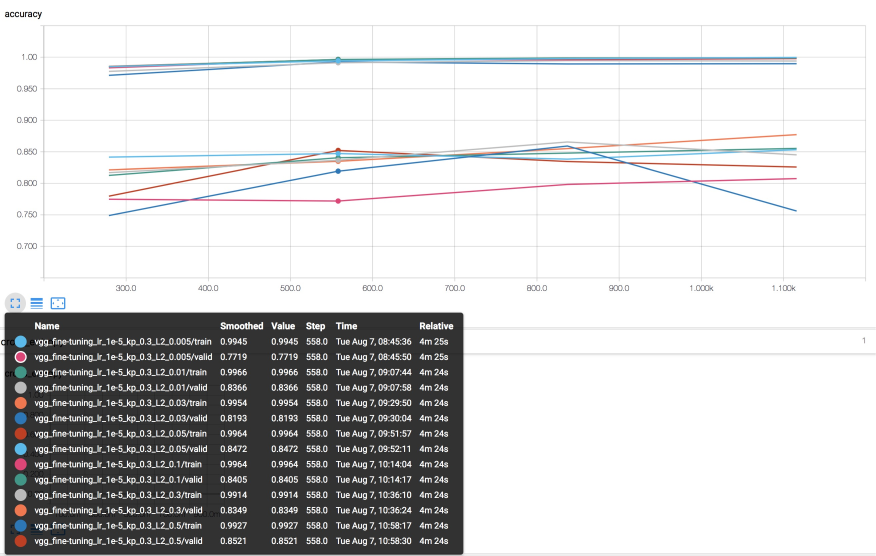
#> input picture report/img/acc_L2.jpg, 2626 x 1666 px, given in place of img_44733.jpg, which was not available (shown at 1/3 size)
$ jupyter execute --allow-errors distraction-detection.ipynb   (shell and % lines are left out)
#> lines starting #> are read from the running program, lines starting #| are printed output that depends on the picture; pictures that were not available may be replaced by others from this repository, and a replacement may not be noted
[cell 1]
# 导入常用库
import numpy as np
import tensorflow as tf
import keras
import cv2
import pandas as pd
import sklearn
import tensorflow.contrib.slim as slim
import tensorflow.contrib.slim.nets

# import h5py

import pickle
import time
import random

import matplotlib.pyplot as plt

[cell 2]
from PIL import Image, ImageEnhance

csv = pd.read_csv('./driver_imgs_list.csv')
#> (reads driver_imgs_list.csv from the repository)
csv['img'] = './imgs/train/' + csv['classname'] + '/' + csv['img']
filename = csv.iloc[0,2]

img = Image.open(filename)
#> img is the input picture: PIL image 2626x1666 RGB; mean R, G, B 210.3, 210.3, 210.7
plt.figure(1)
plt.imshow(np.asarray(img))
img = ImageEnhance.Contrast(img).enhance(2)
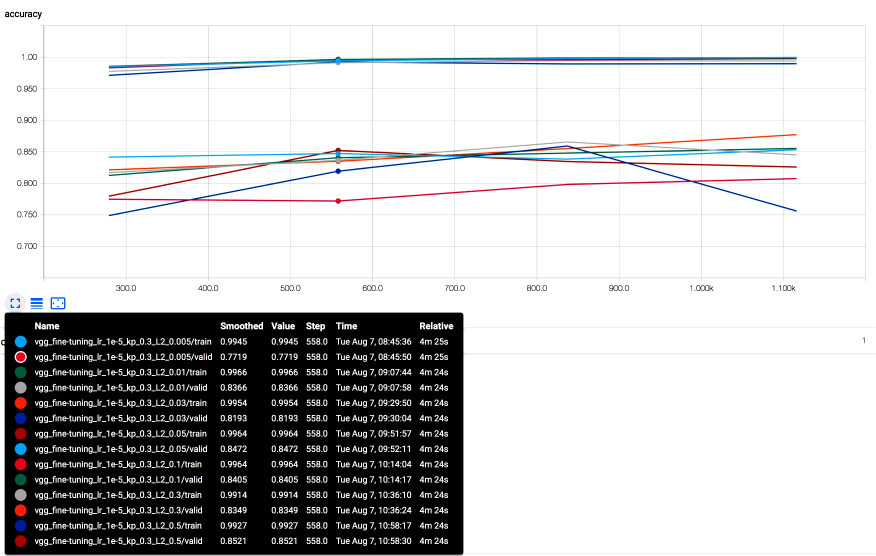
#> img: PIL image 2626x1666 RGB (shown at 1/3 size); mean R, G, B 199.4, 199.3, 200
plt.figure(2)
plt.imshow(np.asarray(img))
img = ImageEnhance.Brightness(img).enhance(0.5)
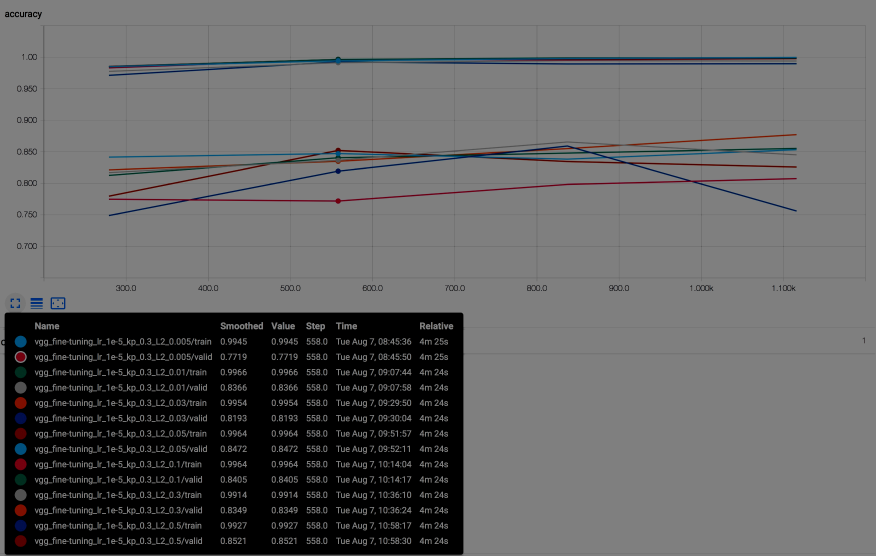
#> img: PIL image 2626x1666 RGB (shown at 1/3 size); mean R, G, B 99.3, 99.3, 99.6
plt.figure(3)
plt.imshow(np.asarray(img))
img = img.rotate(10)
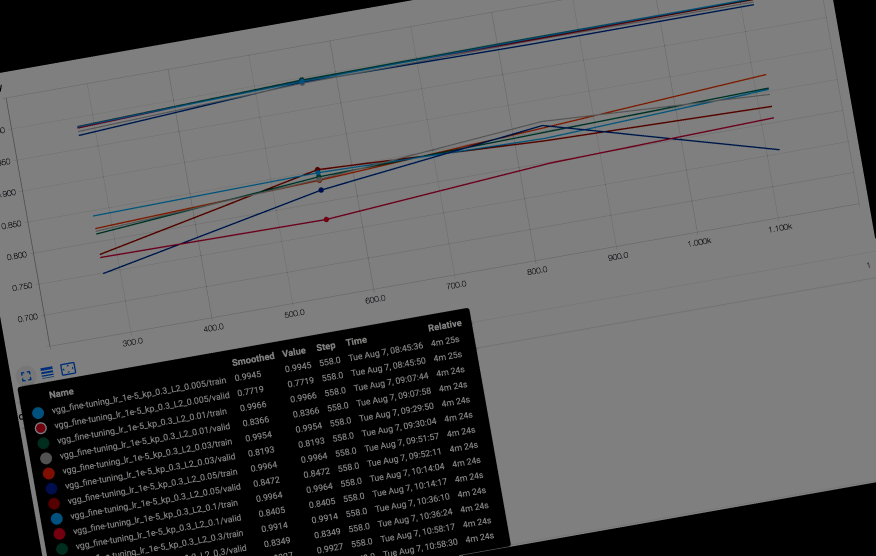
#> img: PIL image 2626x1666 RGB (shown at 1/3 size); mean R, G, B 92.2, 92.2, 92.6
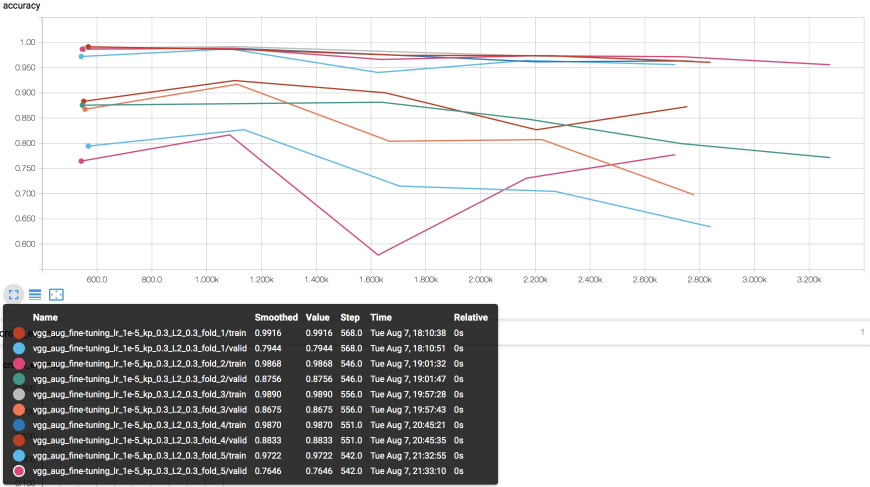
#> input picture report/img/acc_aug_vgg_fine-tuning_lr_1e-5_kp_0.3_L2_0.3_cv.jpg, 2609 x 1459 px, given in place of img_89173.jpg, which was not available (shown at 1/3 size)
#> further down, mix_img is the input picture: PIL image 2609x1459 RGB; mean R, G, B 213.1, 212.4, 212.6
#> `combined_img = Image.new('RGB', (width, height))`: combined_img: PIL image 2626x1666 RGB; every value is 0
#> `combined_img.paste(mix_img.crop((0,0,240,height)), (0,0))`:
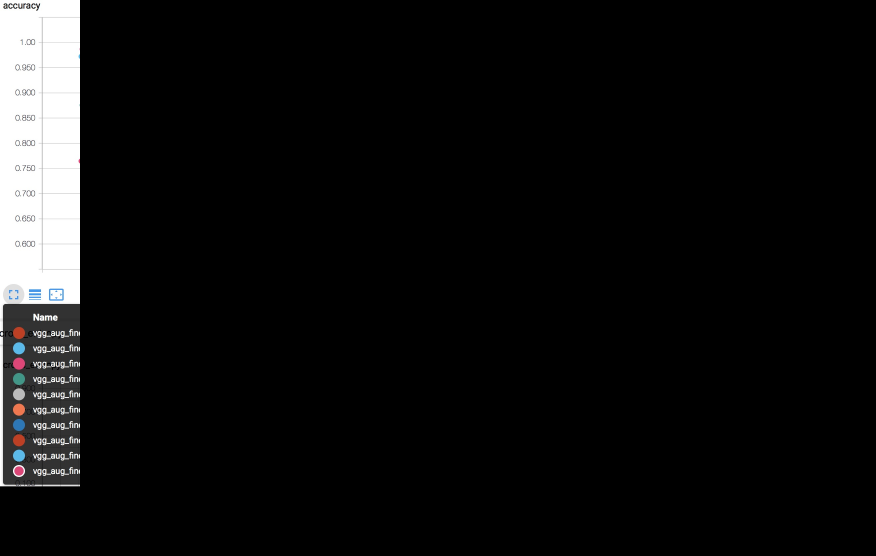
#> combined_img: PIL image 2626x1666 RGB (shown at 1/3 size); mean R, G, B 15, 14.9, 15
#> `combined_img.paste(raw_img.crop((240,0,width,height)), (240,0))`:
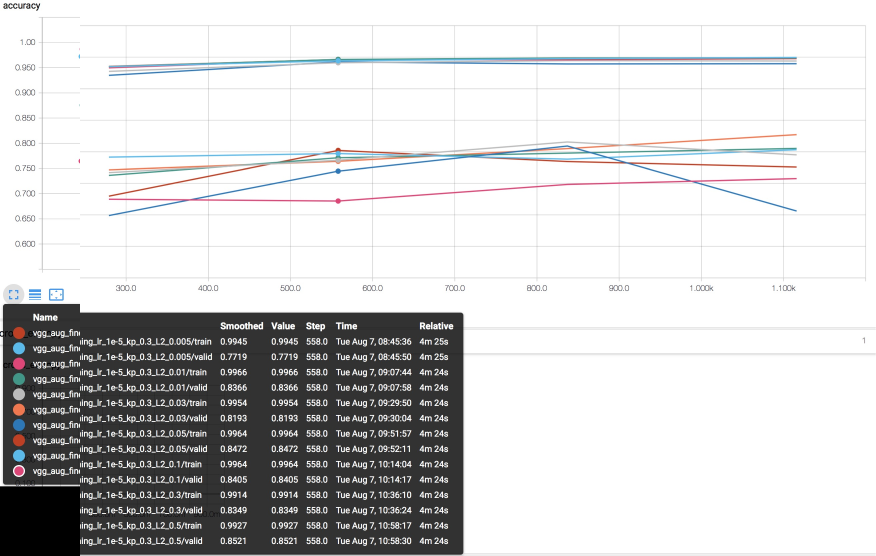
#> combined_img: PIL image 2626x1666 RGB (shown at 1/3 size); mean R, G, B 208.9, 209, 209.4
plt.figure(4)
plt.imshow(np.asarray(img))

[cell 3]
# data augmentation
# contrast, brightness, rotation, random patch
csv = pd.read_csv('./driver_imgs_list.csv')
csv['img'] = './imgs/train/' + csv['classname'] + '/' + csv['img']

from PIL import Image, ImageEnhance, ImageDraw
from multiprocessing import Pool
import random

# [50 lines of commented-out code are left out]


raw_len = len(csv)
new_csv = csv.copy() # also use raw data
#> (the rest of this cell did not finish here and is left out)

[cell 4]
# 数据文件处理
# 将所有img放到一个文件夹中，便于driver_imgs_list进行索引
# # 使用data augmentation，加载driver_imgs_list_aug.csv
# csv = pd.read_csv('./driver_imgs_list_aug.csv')
# 不使用data augmentation，加载driver_imgs_list.csv，并添加路径前缀
csv = pd.read_csv('./driver_imgs_list.csv')
# csv['img'] = './imgs/train/' + csv['classname'] + '/' + csv['img']
print(csv.head())

# 统计训练集总数
raw_train_num = csv.shape[0]
print('原始训练集样本数为：'+ str(raw_train_num))
# 统计司机人数
subject_num = csv['subject'].nunique()
print('原始训练集司机人数为：'+str(subject_num))
subject_list = list(csv['subject'].unique())
# 统计行为类别
class_num = csv['classname'].nunique()
print('原始训练集行为类别数为：'+ str(class_num))
# 原始训练集按司机分布
plt.figure(1)
subject_hist = csv['subject'].value_counts().sort_index()
subject_hist.plot(kind='bar')
# 原始训练集按行为分布
plt.figure(2)
class_hist = csv['classname'].value_counts().sort_index()
class_hist.plot(kind='bar')
# 考察每个驾驶员的行为分类，判断按驾驶员划分验证集会不会类别不平衡
plt.figure(3,figsize=(10,50))
for i in range(subject_num):
    plt.subplot(subject_num/2,2, i+1)
    class_hist = csv[csv['subject']==subject_list[i]]['classname'].value_counts().sort_index()
    class_hist.plot(kind='bar')
    plt.title(subject_list[i])

# p051类别不均衡，正常驾驶的数据太多，丢弃部分
csv.drop(csv.query("subject == 'p051' and classname == 'c0'").sample(75,random_state=1).index).reset_index(drop=True)
# p072数据量较小，且类别十分不均衡，直接丢弃
csv = csv.drop(csv.query("subject == 'p072'").index).reset_index(drop=True)

# 随机可视化图像
import random
sample = csv.sample(random_state=100)
print(sample)
img = cv2.imread(sample.iloc[0,2])
#> img: shape (1459, 2609, 3)
print(img.shape)
#| (1459, 2609, 3)
img = img[:,:,::-1]
plt.figure(4)
plt.imshow(img)
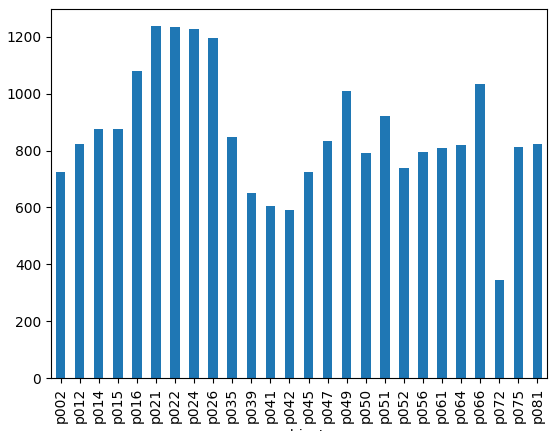
#> figure drawn by matplotlib, 1 panel; tallest bar 1237 high, from x = 4.75 to 5.25
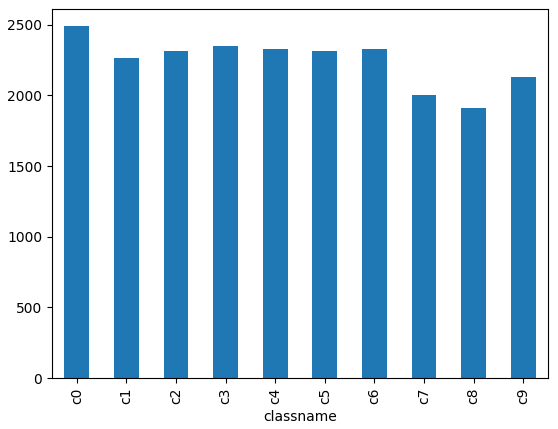
#> figure drawn by matplotlib, 1 panel; tallest bar 2489 high, from x = -0.25 to 0.25
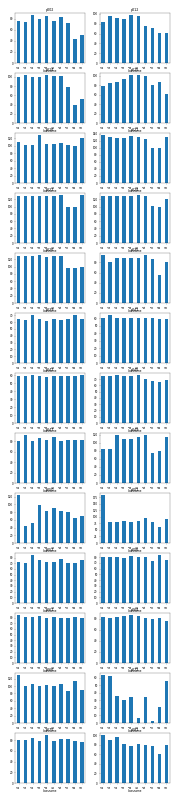
#> figure drawn by matplotlib, 26 panels; panel 1: tallest bar 86 high, from x = 1.75 to 2.25; panel 2: tallest bar 97 high, from x = 3.75 to 4.25; panel 5: tallest bar 128 high, from x = 2.75 to 3.25; panel 6: tallest bar 135 high, from x = -0.25 to 0.25

[cell 5]
# 拆分训练集、验证集，由于图像都是从视频中剪出，直接随机打乱不能构成独立同分布，验证集中的大部分图像都能从训练集中找到极为相似的
# 应该按驾驶员来划分，首先能够满足独立，其次驾驶员属性并不改变动作行为的样本分布
random.seed(1)
valid_subject = random.sample(subject_list,int(subject_num * 0.20)) # 大约选取20%作为验证集
print('作为验证集的驾驶员分类：')
# print(valid_subject)
valid_idx = csv['subject'].isin(valid_subject)
train = csv[~valid_idx]
valid = csv[valid_idx]
valid = valid[valid['img'].str.split('/').str[1] == 'imgs'] # valid不算random patch
print(len(train))
print(len(valid))

# shuffle
from sklearn.utils import shuffle
train = shuffle(train, random_state=1)
# print(train)
small_train = train.sample(2000,random_state=1) # 小训练集，便于检验pipeline
# print(small_train)
valid = shuffle(valid, random_state=1)

# 拆分样本和标签
# 大训练集
train_label = train['classname']
train_label = pd.get_dummies(train_label).values # one-hot encode
train_sample = train.drop(['subject', 'classname'], axis=1).values
train_sample = [img[0] for img in train_sample]
#> train_sample = 17747 items, first 6: './imgs/train/c4/img_93846.jpg', './imgs/train/c7/img_46539.jpg', './imgs/train/c0/img_87263.jpg', './imgs/train/c8/img_59923.jpg', './imgs/train/c5/img_11871.jpg', './imgs/train/c8/img_47117.jpg'
# 小训练集
small_train_label = small_train['classname']
small_train_label = pd.get_dummies(small_train_label).values # one-hot encode
small_train_sample = small_train.drop(['subject', 'classname'], axis=1).values
small_train_sample = [img[0] for img in small_train_sample]
#> small_train_sample = 2000 items, first 6: './imgs/train/c8/img_53748.jpg', './imgs/train/c9/img_21081.jpg', './imgs/train/c9/img_63627.jpg', './imgs/train/c8/img_6884.jpg', './imgs/train/c7/img_71887.jpg', './imgs/train/c6/img_95040.jpg'
#验证集
valid_label = valid['classname']
valid_label = pd.get_dummies(valid_label).values # one-hot encode
valid_sample = valid.drop(['subject', 'classname'], axis=1).values
valid_sample = [img[0] for img in valid_sample]
#> valid_sample = 4331 items, first 6: './imgs/train/c3/img_74516.jpg', './imgs/train/c4/img_64909.jpg', './imgs/train/c3/img_51623.jpg', './imgs/train/c6/img_57988.jpg', './imgs/train/c6/img_73347.jpg', './imgs/train/c3/img_101035.jpg'
# 测试集
import glob
test_sample = glob.glob('./imgs/test/*.jpg')
test_label_placeholder = np.zeros((len(test_sample), 10), dtype=np.uint8) # 无实际意义，占位符，便于iterator通用

# 总训练集
# dataset
total_train = csv
total_train = shuffle(total_train, random_state=1)
total_train_label = total_train['classname']
total_train_label = pd.get_dummies(total_train_label).values # one-hot encode
total_train_sample = total_train.drop(['subject', 'classname'], axis=1).values
total_train_sample = [img[0] for img in total_train_sample]
#> total_train_sample = 22078 items

[cell 6]
# 构建dataset
tf.reset_default_graph()
#> (this line was passed over: tensorflow is not available in this run)

# ImageNet训练集的mean
_R_MEAN = 123.68
_G_MEAN = 116.78
_B_MEAN = 103.94
_CHANNEL_MEANS = [_R_MEAN, _G_MEAN, _B_MEAN] # RGB mode

# 函数的功能时将filename对应的图片文件读进来，并缩放到统一的大小
def _parse_function(filename, label):
    image_string = tf.read_file(filename)
    image = tf.image.decode_jpeg(image_string,3) # RGB mode
    image = tf.image.resize_images(image, [224, 224])
    means = tf.expand_dims(tf.expand_dims(_CHANNEL_MEANS, 0), 0)
    image -= means # zero center，针对VGG
#     image = image / 255. # 归一化,针对基准神经网络
    return filename, image, label


# 此时dataset中的一个元素是(filename, label)
#> (the rest of this cell did not finish here and is left out)

#> (a cell that did not finish here is left out)

[cell 8]
# 训练基准神经网络
import time
#> (the rest of this cell did not finish here and is left out)

#> (a cell that did not finish here is left out)

[cell 10]
# fine-tune VGG
# train on train/valid split
import time
#> (the rest of this cell did not finish here and is left out)

[cell 11]
# search scale of L2 regularization

import time
import glob


# 加载driver_imgs_list.csv
csv = pd.read_csv('./driver_imgs_list.csv')

# p051类别不均衡，正常驾驶的数据太多，丢弃部分
csv.drop(csv.query("subject == 'p051' and classname == 'c0'").sample(75,random_state=1).index).reset_index(drop=True)
# p072数据量较小，且类别十分不均衡，直接丢弃
csv = csv.drop(csv.query("subject == 'p072'").index).reset_index(drop=True)

subject_list = list(csv['subject'].unique())
subject_num = csv['subject'].nunique()
random.seed(1)
random.shuffle(subject_list)
valid_subject = random.sample(subject_list,int(subject_num * 0.20)) # 大约选取20%作为验证集
print('作为验证集的驾驶员分类：')
# print(valid_subject)
valid_idx = csv['subject'].isin(valid_subject)
train = csv[~valid_idx]
valid = csv[valid_idx]
valid = valid[valid['img'].str.split('/').str[1] == 'imgs'] # valid不算random patch
print('训练集大小：' + str(len(train)))
print('验证集大小：' + str(len(valid)))
# shuffle
from sklearn.utils import shuffle
train = shuffle(train, random_state=1)
# print(train)
small_train = train.sample(200,random_state=1) # 小训练集，便于检验pipeline
# print(small_train)
valid = shuffle(valid, random_state=1)

# 拆分样本和标签
# 大训练集
train_label = train['classname']
train_label = pd.get_dummies(train_label).values # one-hot encode
train_sample = train.drop(['subject', 'classname'], axis=1).values
train_sample = [img[0] for img in train_sample]
#> train_sample = 17837 items, first 6: './imgs/train/c6/img_73972.jpg', './imgs/train/c2/img_1496.jpg', './imgs/train/c6/img_10188.jpg', './imgs/train/c5/img_7010.jpg', './imgs/train/c7/img_11423.jpg', './imgs/train/c0/img_96429.jpg'
# print(train_sample)
# 小训练集
small_train_label = small_train['classname']
small_train_label = pd.get_dummies(small_train_label).values # one-hot encode
small_train_sample = small_train.drop(['subject', 'classname'], axis=1).values
small_train_sample = [img[0] for img in small_train_sample]
#> small_train_sample = 200 items, first 6: './imgs/train/c6/img_56751.jpg', './imgs/train/c2/img_92363.jpg', './imgs/train/c0/img_54792.jpg', './imgs/train/c4/img_71511.jpg', './imgs/train/c0/img_53535.jpg', './imgs/train/c5/img_95598.jpg'
#验证集
valid_label = valid['classname']
valid_label = pd.get_dummies(valid_label).values # one-hot encode
valid_sample = valid.drop(['subject', 'classname'], axis=1).values
valid_sample = [img[0] for img in valid_sample]
#> valid_sample = 4241 items, first 6: './imgs/train/c5/img_72414.jpg', './imgs/train/c2/img_34038.jpg', './imgs/train/c6/img_52748.jpg', './imgs/train/c3/img_20352.jpg', './imgs/train/c9/img_92790.jpg', './imgs/train/c0/img_22411.jpg'
#> `train_sample = [img[0] for img in train_sample]`: train_sample = 18161 items, first 6: './imgs/train/c0/img_76165.jpg', './imgs/train/c8/img_26381.jpg', './imgs/train/c4/img_53485.jpg', './imgs/train/c4/img_67436.jpg', './imgs/train/c2/img_9617.jpg', './imgs/train/c6/img_80007.jpg'
#> `small_train_sample = [img[0] for img in small_train_sample]`: small_train_sample = 200 items, first 6: './imgs/train/c1/img_12349.jpg', './imgs/train/c6/img_88058.jpg', './imgs/train/c8/img_29095.jpg', './imgs/train/c6/img_70568.jpg', './imgs/train/c4/img_25700.jpg', './imgs/train/c3/img_57637.jpg'
#> `valid_sample = [img[0] for img in valid_sample]`: valid_sample = 3917 items, first 6: './imgs/train/c2/img_96248.jpg', './imgs/train/c7/img_1752.jpg', './imgs/train/c6/img_92329.jpg', './imgs/train/c1/img_63344.jpg', './imgs/train/c0/img_34395.jpg', './imgs/train/c5/img_10156.jpg'
# 测试集
test_sample = glob.glob('./imgs/test/*.jpg')
test_label_placeholder = np.zeros((len(test_sample), 10), dtype=np.uint8) # 无实际意义，占位符，便于iterator通用


lambd_list = [0.005, 0.01, 0.03, 0.05, 0.1, 0.3, 0.5]
lambd_val_loss = {}
#> (the rest of this cell did not finish here and is left out)

[cell 12]
# train, valid
# 5-folds CV

import time
import glob
import os


# 加载driver_imgs_list_aug.csv
csv = pd.read_csv('./driver_imgs_list.csv')

# p051类别不均衡，正常驾驶的数据太多，丢弃部分
csv.drop(csv.query("subject == 'p051' and classname == 'c0'").sample(75,random_state=1).index).reset_index(drop=True)
# p072数据量较小，且类别十分不均衡，直接丢弃
csv = csv.drop(csv.query("subject == 'p072'").index).reset_index(drop=True)

subject_list = list(csv['subject'].unique())
random.seed(1)
random.shuffle(subject_list)

#> (the rest of this cell did not finish here and is left out)
